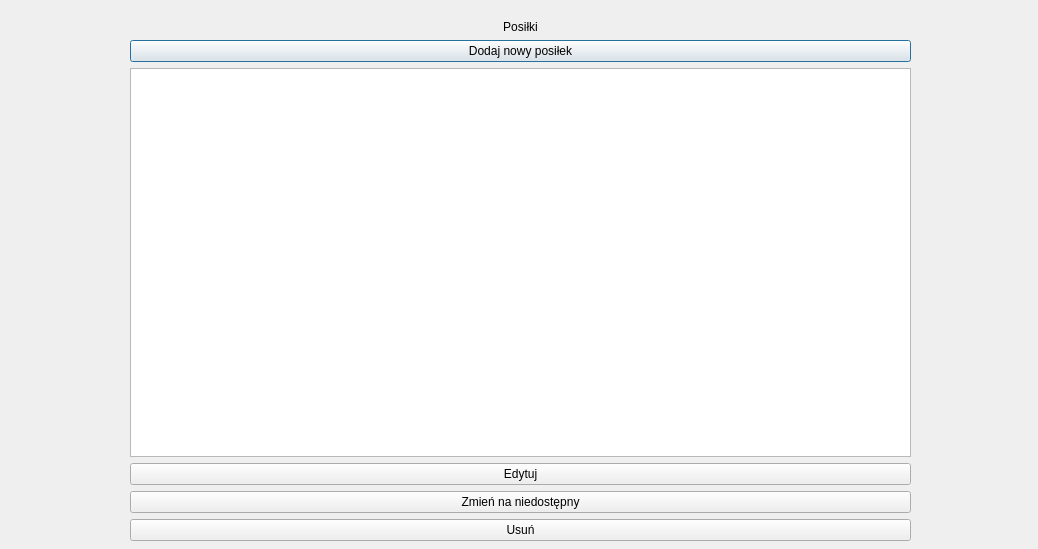
<?xml version="1.0" encoding="UTF-8"?>
<ui version="4.0">
 <class>MealsEditing</class>
 <widget class="QDialog" name="MealsEditing">
  <property name="geometry">
   <rect>
    <x>0</x>
    <y>0</y>
    <width>1038</width>
    <height>549</height>
   </rect>
  </property>
  <property name="windowTitle">
   <string>Dialog</string>
  </property>
  <widget class="QWidget" name="">
   <property name="geometry">
    <rect>
     <x>130</x>
     <y>20</y>
     <width>781</width>
     <height>521</height>
    </rect>
   </property>
   <layout class="QVBoxLayout" name="verticalLayout">
    <item>
     <widget class="QLabel" name="label">
      <property name="text">
       <string>Posiłki</string>
      </property>
      <property name="alignment">
       <set>Qt::AlignCenter</set>
      </property>
     </widget>
    </item>
    <item>
     <widget class="QPushButton" name="pushButton_addNewMeal">
      <property name="text">
       <string>Dodaj nowy posiłek</string>
      </property>
     </widget>
    </item>
    <item>
     <widget class="QListWidget" name="listWidget_meals"/>
    </item>
    <item>
     <widget class="QPushButton" name="pushButton_editMeal">
      <property name="text">
       <string>Edytuj</string>
      </property>
     </widget>
    </item>
    <item>
     <widget class="QPushButton" name="pushButton_changeAvailabilityMeal">
      <property name="text">
       <string>Zmień na niedostępny</string>
      </property>
     </widget>
    </item>
    <item>
     <widget class="QPushButton" name="pushButton_removeMeal">
      <property name="text">
       <string>Usuń</string>
      </property>
     </widget>
    </item>
   </layout>
  </widget>
 </widget>
 <resources/>
 <connections/>
</ui>
